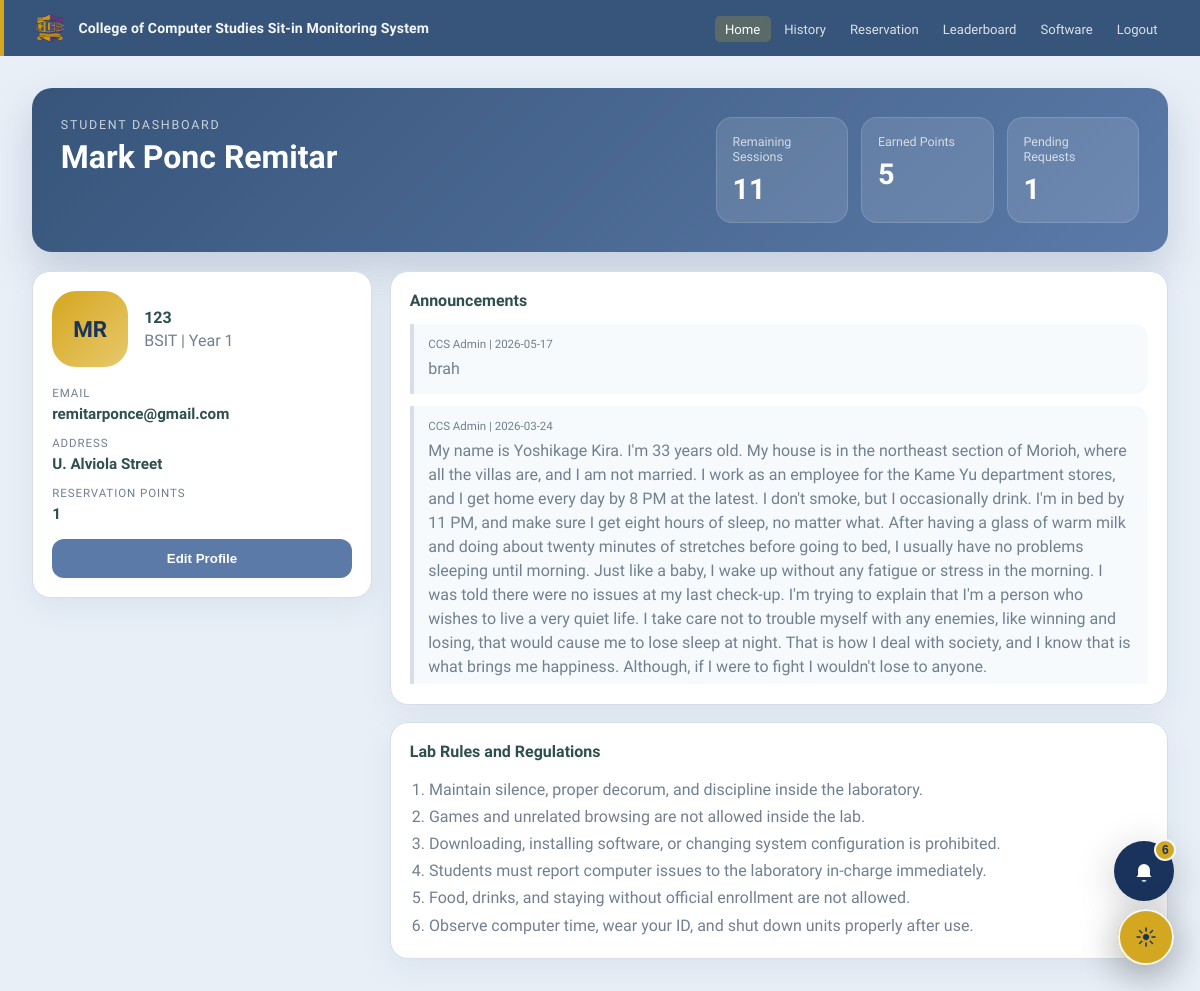
Screenshot of /dashboard (signed in) with the database file from the repository.
### tables this page shows
CREATE TABLE users (
            id                 INTEGER PRIMARY KEY AUTOINCREMENT,
            id_number          TEXT UNIQUE NOT NULL,
            last_name          TEXT NOT NULL,
            first_name         TEXT NOT NULL,
            middle_name        TEXT DEFAULT '',
            course             TEXT DEFAULT '',
            course_level       INTEGER DEFAULT 1,
            email              TEXT DEFAULT '',
            address            TEXT DEFAULT '',
            password           TEXT NOT NULL,
            sessions_remaining INTEGER DEFAULT 30,
            is_admin           INTEGER DEFAULT 0,
            created_at         DATETIME DEFAULT CURRENT_TIMESTAMP
        , profile_pic TEXT DEFAULT '', must_change_password INTEGER DEFAULT 0, reservation_points INTEGER DEFAULT 0, reward_points INTEGER DEFAULT 0, completed_tasks INTEGER DEFAULT 0, admin_remarks TEXT DEFAULT '');

CREATE TABLE announcements (
            id         INTEGER PRIMARY KEY AUTOINCREMENT,
            content    TEXT NOT NULL,
            created_at DATETIME DEFAULT CURRENT_TIMESTAMP
        );

### SYSARCH32-SITIN-MONITORING-main/app.py (the view)
@app.route('/dashboard')
@login_required
def dashboard():
    conn = get_db()
    user = fetch_user(conn, session['user_id'])
    announcements = conn.execute('SELECT * FROM announcements ORDER BY created_at DESC').fetchall()
    notifications = dashboard_notifications(conn, session['user_id'])
    pending_requests = conn.execute(
        '''SELECT COUNT(*) FROM sit_in_logs
           WHERE user_id=? AND source='student' AND status='Pending' ''',
        (session['user_id'],)
    ).fetchone()[0]
    conn.close()
    return render_template(
        'dashboard.html',
        user=user,
        announcements=announcements,
        notifications=notifications,
        pending_requests=pending_requests,
        logo=get_logo()
    )

### SYSARCH32-SITIN-MONITORING-main/app.py (called while the page is built)
def get_db():
    conn = sqlite3.connect(DB, timeout=30)
    conn.row_factory = sqlite3.Row
    conn.execute('PRAGMA foreign_keys = ON')
    conn.execute('PRAGMA busy_timeout = 30000')
    return conn

def fetch_user(conn, user_id):
    return conn.execute('SELECT * FROM users WHERE id=?', (user_id,)).fetchone()

def get_logo():
    conn = get_db()
    row = conn.execute("SELECT value FROM settings WHERE key='logo_filename'").fetchone()
    conn.close()
    return row['value'] if row else ''

def dashboard_notifications(conn, user_id, limit=6):
    return conn.execute(
        '''SELECT * FROM notifications
           WHERE user_id=?
           ORDER BY is_read ASC, created_at DESC
           LIMIT ?''',
        (user_id, limit)
    ).fetchall()

def lab_capacity_map(conn):
    capacities = {lab: PC_COUNT for lab in LAB_ROOMS}
    for row in conn.execute('SELECT lab_room, capacity FROM lab_availability').fetchall():
        lab = normalize_lab_room(row['lab_room'])
        if not lab:
            continue
        try:
            capacities[lab] = max(1, int(row['capacity'] or PC_COUNT))
        except (TypeError, ValueError):
            capacities[lab] = PC_COUNT
    return capacities

@app.context_processor
def inject_lab_capacities():
    conn = get_db()
    try:
        return {'lab_capacities': lab_capacity_map(conn)}
    finally:
        conn.close()

def normalize_lab_room(value):
    value = (value or '').strip()
    return value if value in LAB_ROOMS else ''

def login_required(f):
    @wraps(f)
    def decorated(*args, **kwargs):
        if 'user_id' not in session:
            return redirect(url_for('login'))
        if request.endpoint != 'force_change_password':
            conn = get_db()
            try:
                user = fetch_user(conn, session.get('user_id'))
            finally:
                conn.close()
            if user and not user['is_admin'] and user['must_change_password']:
                return redirect(url_for('force_change_password'))
        return f(*args, **kwargs)
    return decorated

### SYSARCH32-SITIN-MONITORING-main/templates/dashboard.html (shortened to what this page needs)
{% extends "base.html" %}
{% block content %}
<div class="student-shell">
  <section class="hero-card">
    <div>
      <p class="hero-kicker">Student Dashboard</p>
      <h1>{{ user.first_name }} {{ user.last_name }}</h1>
    </div>
    <div class="hero-metrics">
      <div class="hero-metric">
        <span>Remaining Sessions</span>
        <strong>{{ user.sessions_remaining }}</strong>
      </div>
      <div class="hero-metric">
        <span>Earned Points</span>
        <strong>{{ user.reward_points }}</strong>
      </div>
      <div class="hero-metric">
        <span>Pending Requests</span>
        <strong>{{ pending_requests }}</strong>
      </div>
    </div>
  </section>
  <div class="student-grid">
    <div class="left-stack">
      <section class="student-card profile-panel">
        <div class="profile-top">
          <form method="post" action="{{ url_for('update_profile_photo') }}" enctype="multipart/form-data" class="profile-avatar-form">
            <div class="profile-avatar">
              {% if user.profile_pic %}
                <img src="{{ url_for('static', filename='images/' + user.profile_pic) }}" alt="Profile"/>
              {% else %}
                <span>{{ user.first_name[0] }}{{ user.last_name[0] }}</span>
              {% endif %}
            </div>
          </form>
          <div>
            <h2>{{ user.id_number }}</h2>
            <p>{{ user.course or 'N/A' }} | Year {{ user.course_level }}</p>
          </div>
        </div>
        <div class="profile-info">
          <div><span>Email</span><strong>{{ user.email or 'Not set' }}</strong></div>
          <div><span>Address</span><strong>{{ user.address or 'Not set' }}</strong></div>
          <div><span>Reservation Points</span><strong>{{ user.reservation_points }}</strong></div>
        </div>
        <button class="profile-edit-btn" onclick="openProfileModal()">Edit Profile</button>
      </section>
    </div>
    <div class="right-stack">
      <section class="student-card">
        <div class="section-head">
          <h3>Announcements</h3>
        </div>
        <div class="stack-list">
          {% for ann in announcements %}
          <article class="stack-item">
            <div class="stack-meta">CCS Admin | {{ ann.created_at[:10] }}</div>
            <p>{{ ann.content }}</p>
          </article>
          {% else %}
          <p class="empty-note">No announcements yet.</p>
          {% endfor %}
        </div>
      </section>
      <section class="student-card rules-panel">
        <div class="section-head">
          <h3>Lab Rules and Regulations</h3>
        </div>
        <ol class="rules-list">
          <li>Maintain silence, proper decorum, and discipline inside the laboratory.</li>
          <li>Games and unrelated browsing are not allowed inside the lab.</li>
          <li>Downloading, installing software, or changing system configuration is prohibited.</li>
          <li>Students must report computer issues to the laboratory in-charge immediately.</li>
          <li>Food, drinks, and staying without official enrollment are not allowed.</li>
          <li>Observe computer time, wear your ID, and shut down units properly after use.</li>
        </ol>
      </section>
    </div>
  </div>
</div>
{% include "student_floating_controls.html" %}
{% endblock %}

### SYSARCH32-SITIN-MONITORING-main/static/style.css (style rules this page uses)
*, *::before, *::after { box-sizing: border-box; margin: 0; padding: 0; }
:root { --violet: #5B7AA8; --violet-dark: #37557A; --violet-soft: #D7E3F2; --violet-mid: #7B6CA2; --yellow: #D4A720; --yellow-dark: #A78310; --yellow-soft: #F7EDD5; --bg: #E8EFF7; --surface: #FFFFFF; --border: #BAC5D4; --border-soft: #D7DEE7; --text: #2F4F4F; --text-2: #708090; --text-3: #778899; --success: #90EE90; --success-bg: #F0FFF0; --error: #FFA07A; --error-bg: #FFF0F0; --shadow-sm: 0 1px 4px rgba(0,0,0,.1); --shadow-md: 0 4px 20px rgba(0,0,0,.15); --shadow-lg: 0 8px 40px rgba(0,0,0,.2); --radius: 12px; --radius-sm: 8px; --radius-xs: 5px; }
body { font-family: 'Plus Jakarta Sans', sans-serif; background: var(--bg); min-height: 100vh; display: flex; flex-direction: column; color: var(--text); -webkit-font-smoothing: antialiased; }

### SYSARCH32-SITIN-MONITORING-main/static/theme.css (style rules this page uses)
:root, :root[data-theme="light"] { color-scheme: light; --bg: #E8EFF7; --surface: #FFFFFF; --surface-2: #F7FAFC; --surface-3: #EEF4FB; --border: #BAC5D4; --border-soft: #D7DEE7; --text: #2F4F4F; --text-2: #708090; --text-3: #778899; --violet: #5B7AA8; --violet-dark: #37557A; --violet-soft: #D7E3F2; --violet-mid: #7B6CA2; --stat-primary: #19335C; --stat-accent: var(--violet); --yellow: #D4A720; --yellow-dark: #A78310; --yellow-soft: #F7EDD5; --success: #10B981; --success-bg: #ECFDF5; --error: #EF4444; --error-bg: #FEF2F2; --nav-bg: var(--violet-dark); --nav-text: rgba(255, 255, 255, .82); --nav-text-active: #FFFFFF; --input-bg: var(--bg); --modal-backdrop: rgba(24, 20, 46, .5); --notification-bg: #19335C; --notification-icon: #FFFFFF; --notification-border: #F4F7FB; --pc-seat-selected-bg: #fde68a; --pc-seat-selected-text: #1e293b; --pc-seat-selected-border: #facc15; --pc-seat-selected-ring: rgba(250, 204, 21, .25); --pc-seat-available-bg-start: #f2fdf3; --pc-seat-available-bg-end: #e9fbe4; --shadow-sm: 0 1px 4px rgba(0, 0, 0, .1); --shadow-md: 0 4px 20px rgba(0, 0, 0, .15); --shadow-lg: 0 8px 40px rgba(0, 0, 0, .2); }
html { background: var(--bg); }
body, nav, .admin-nav, .student-card, .admin-card, .page-card, .login-card, .reg-card, .modal-box, .notif-panel, .ep-box, input, select, textarea, button, table, th, td { transition: background-color .24s ease, background .24s ease, color .24s ease, border-color .24s ease, box-shadow .24s ease, fill .24s ease; }
body, .admin-body { background-color: var(--bg) !important; color: var(--text); }
.login-card, .reg-card, .student-card, .admin-card, .page-card, .profile-card, .card, .modal-box, .notif-panel, .ep-box, #alert-box { background: var(--surface) !important; border-color: var(--border-soft) !important; color: var(--text); box-shadow: var(--shadow-md); }
.hero-card { background: linear-gradient(135deg, var(--nav-bg), var(--violet)) !important; }
.hero-metric { background: rgba(255, 255, 255, .12); border-color: rgba(255, 255, 255, .18); }
.dropdown-menu, .modal-header, .modal-footer, .stat-row, .analytics-chip, .current-session-item, .stack-item, .leader-mini-row, .notif-item, .ep-pic-section, #alert-icon-wrap, #sf-suggestions, th, .data-table th { background: var(--surface-2) !important; border-color: var(--border-soft) !important; color: var(--text); }
.section-head h3, .profile-top h2, .profile-info strong, .current-session-item strong, .leader-mini-row span, .notif-panel-head h3, .ep-header h3, .analytics-chip strong, .leader-row span, .page-title, .reg-header h1, .card h3, .ann-title, #alert-msg, #sf-name, #sf-sessions { color: var(--text) !important; }
.profile-top p, .profile-info span, .remarks-box p, .section-head a, .section-head span, .stack-meta, .stack-item p, .leader-mini-row p, .empty-note, .rules-list, .notif-item p, .ep-tab, .ep-pic-hint, .card-body p, .ann-content, .legend-item, .table-count, .no-data, .result-course, .signup-link, .reg-footer, .row-opts label, .toolbar label { color: var(--text-2) !important; }
.profile-edit-btn, .ep-btn-photo, .ep-btn-save, .btn-login, .btn-register, .btn-blue, .btn-add, .card-header-blue { background: var(--violet) !important; color: #fff !important; }

### rows the page displays
users: first_name "Mark Ponc", last_name "Remitar", sessions_remaining "11", reward_points "5", id_number "123", course "BSIT", course_level "1", email "remitarponce@gmail.com", address "U. Alviola Street", reservation_points "1"
announcements: created_at "2026-05-17", content "brah"
announcements: created_at "2026-03-24", content "My name is Yoshikage Kira. I'm 33 years old. My house is in the northeast section of Morioh, where all the villas are, and I am not married. I work as an employee for the Kame Yu department stores, and I get home every day by 8 PM at the latest. I don't smoke, but I occasionally drink. I'm in bed by 11 PM, and make sure I get eight hours of sleep, no matter what. After having a glass of warm milk and doing about twenty minutes of stretches before going to bed, I usually have no problems sleeping until morning. Just like a baby, I wake up without any fatigue or stress in the morning. I was told there were no issues at my last check-up. I'm trying to explain that I'm a person who wishes to…"

### other values shown
{{ pending_requests }} "1"
{{ notifications|length }} "6"
